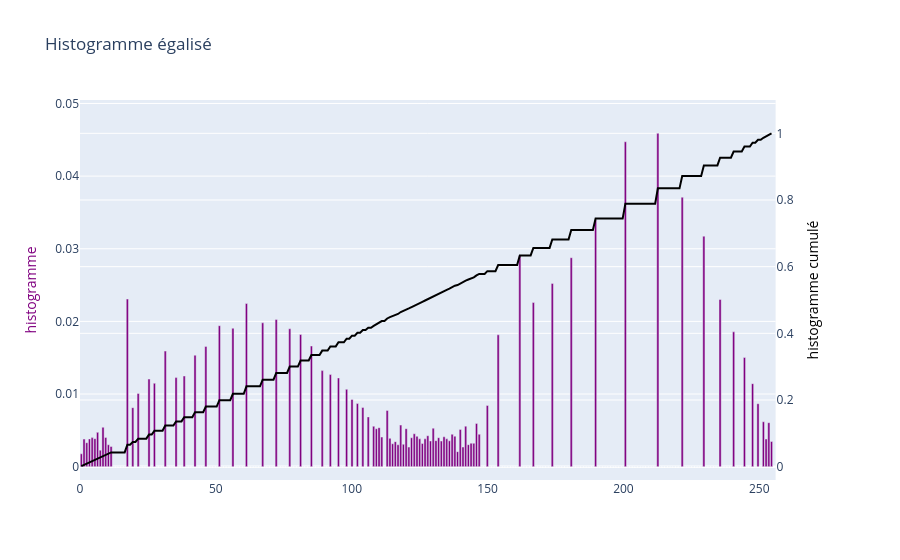
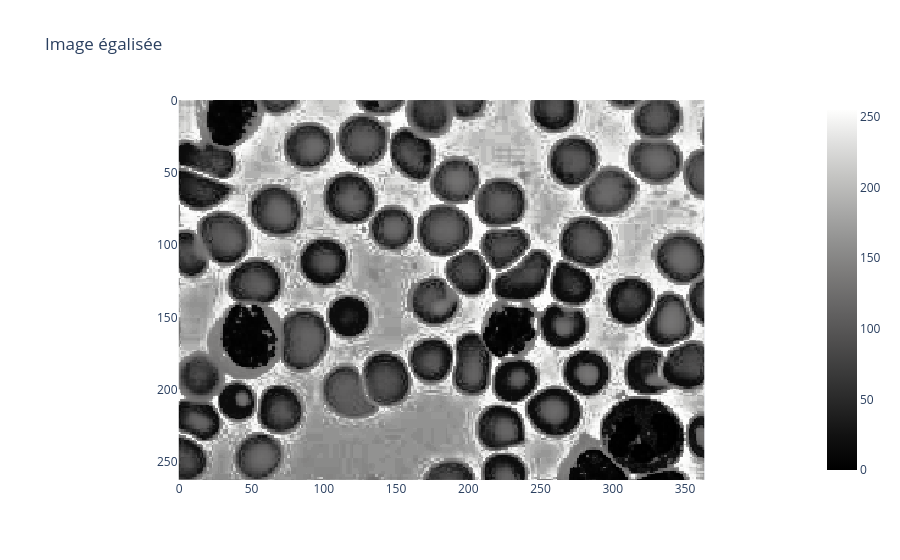

Write notebook code for charts like these, in order.
### Code cell
# 4. Égalisation manuelle
# On crée une table de correspondance (LUT)
lut = np.round(255 * Hc).astype('uint8')

# Application à l'image
im_eq = lut[im]

# 5. Affichage des nouveaux histogrammes
H_eq, _ = np.histogram(im_eq, bins=256, range=[0, 255])
Hc_eq = np.cumsum(H_eq / im_eq.size)
tsi.plotHistograms(centers, H_eq / im_eq.size, Hc_eq, title="Histogramme égalisé")

px.imshow(im_eq, title="Image égalisée", color_continuous_scale='gray').show()

### Figure 1 — Plotly figure (JSON) as saved in the notebook; plotly's stock layout.template omitted (floating-point values rounded to 4 significant figures; data arrays with more than 128 entries replaced by an {"elided": "..."} marker saying what was removed)
{"data": [{"hovertemplate": "x=%{x}<br>y=%{y}<extra></extra>", "legendgroup": "", "marker": {"color": "purple", "pattern": {"shape": ""}}, "name": "", "orientation": "v", "showlegend": false, "textposition": "auto", "type": "bar", "x": {"elided": "256 float values"}, "xaxis": "x", "y": {"elided": "256 float values"}, "yaxis": "y"}, {"hovertemplate": "x=%{x}<br>y=%{y}<extra></extra>", "legendgroup": "", "line": {"color": "#000000", "dash": "solid"}, "marker": {"symbol": "circle"}, "mode": "lines", "name": "", "orientation": "v", "showlegend": false, "type": "scatter", "x": {"elided": "256 float values"}, "xaxis": "x", "y": {"elided": "256 float values"}, "yaxis": "y2"}], "layout": {"title": {"text": "Histogramme égalisé"}, "xaxis": {"anchor": "y", "domain": [0, 0.94], "range": [0, 256]}, "yaxis": {"anchor": "x", "domain": [0, 1], "range": [-0.001836, 0.05048], "title": {"font": {"color": "purple"}, "text": "histogramme"}}, "yaxis2": {"anchor": "x", "overlaying": "y", "range": [-0.04, 1.1], "side": "right", "title": {"font": {"color": "#000000"}, "text": "histogramme cumulé"}}}}

### Figure 2 — Plotly figure (JSON) as saved in the notebook; plotly's stock layout.template omitted (floating-point values rounded to 4 significant figures; data arrays with more than 128 entries replaced by an {"elided": "..."} marker saying what was removed)
{"data": [{"coloraxis": "coloraxis", "hovertemplate": "x: %{x}<br>y: %{y}<br>color: %{z}<extra></extra>", "name": "0", "type": "heatmap", "xaxis": "x", "yaxis": "y", "z": {"elided": "263x364 int values"}}], "layout": {"coloraxis": {"colorscale": [[0, "rgb(0, 0, 0)"], [0.09091, "rgb(16, 16, 16)"], [0.1818, "rgb(38, 38, 38)"], [0.2727, "rgb(59, 59, 59)"], [0.3636, "rgb(81, 80, 80)"], [0.4545, "rgb(102, 101, 101)"], [0.5455, "rgb(124, 123, 122)"], [0.6364, "rgb(146, 146, 145)"], [0.7273, "rgb(171, 171, 170)"], [0.8182, "rgb(197, 197, 195)"], [0.9091, "rgb(224, 224, 223)"], [1, "rgb(254, 254, 253)"]]}, "title": {"text": "Image égalisée"}, "xaxis": {"anchor": "y", "constrain": "domain", "domain": [0, 1], "scaleanchor": "y"}, "yaxis": {"anchor": "x", "autorange": "reversed", "constrain": "domain", "domain": [0, 1]}}}
